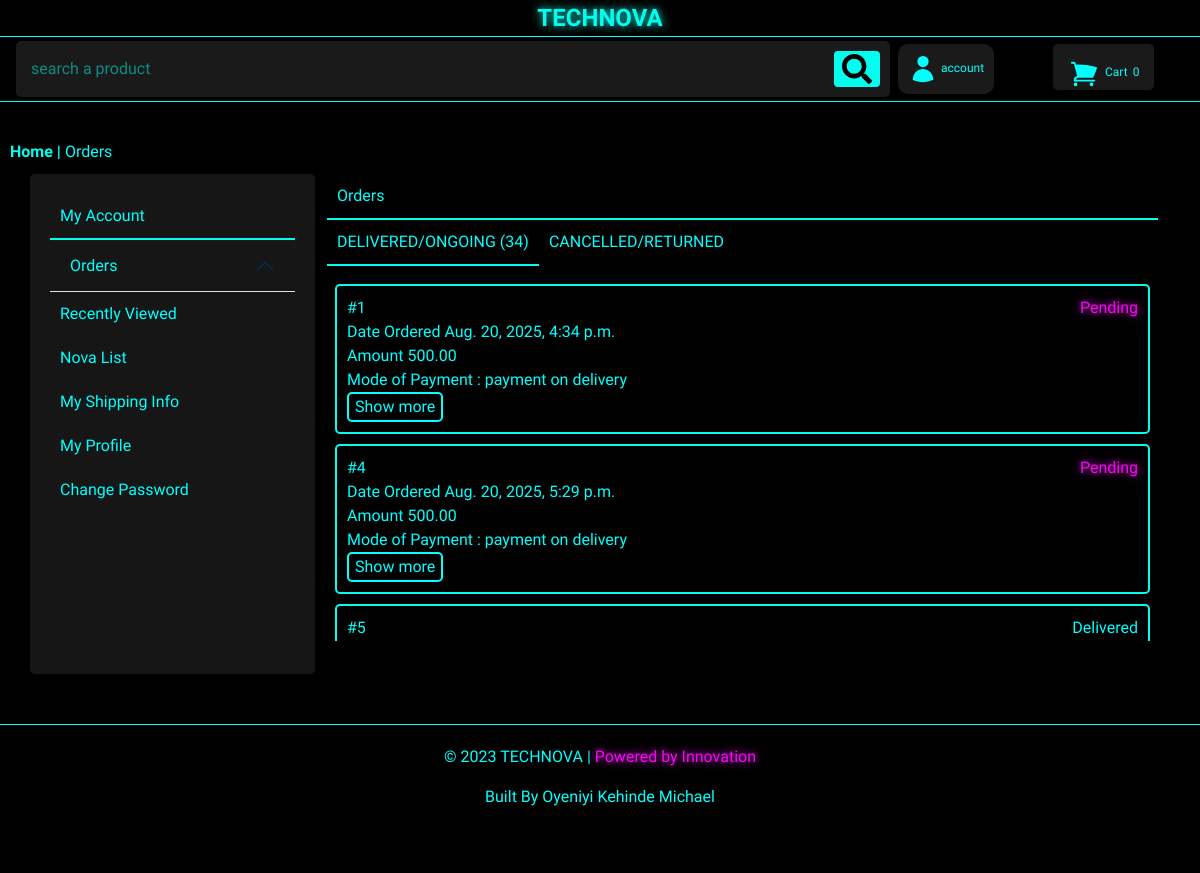
The app's page /store/orders/ with its own data.
### storefront/models.py (models this page shows, shortened)
class Order(models.Model):
    user = models.ForeignKey(User,on_delete=models.CASCADE,null=True)
    phone = models.CharField(max_length=11)
    shipping_address = models.TextField(max_length=600)
    amount_paid = models.DecimalField(max_digits=7,decimal_places=2)
    date_ordered = models.DateTimeField(auto_now_add=True)
    mode = models.CharField(max_length=100)
    shipped = models.BooleanField(default=False)

### storefront/views.py (the view)
# urls.py: path('orders/',orders, name='storefront_orders'),
def orders(request):
    orders = Order.objects.all()
    condition =True
    if request.method == "POST":
        condition = False
        orders = Order.objects.filter(shipped=False)
        return redirect("storefront_orders")
    context = {"orders":orders,
               "condition":condition}
    return render(request,"storefront/orders.html",context)

### storefront/cart.py (called while the page is built)
    def __len__(self):
        return len(self.cart)

### storefront/context_processors.py (called while the page is built)
def cart(request):
    return {'cart': CartManager(request)}

### authentication/templates/storefront/orders.html (shortened to what this page needs)
{% extends 'storefront/settings_base.html' %}
{% block breadcrumbs %}
<a href="{% url 'storefront_home' %}" class="nav-links">Home</a>
<span style="font-weight: bold;"> | </span>
<span style="color: cyan;">Orders</span>
{% endblock breadcrumbs %}
{% block content %}
<div class="col-md-6 col-lg-9" style="height: 500px;">
             <div class="custom-card-order">
    <div class="custom-card-head">Orders</div>
    <div class="controls d-flex">
      <div class="custom-card-subhead underline">DELIVERED/ONGOING ({{ orders|length }})</div>
      <div class="custom-card-subhead">CANCELLED/RETURNED</div>
    </div>
    <div class="orders p-2">
      {% if condition %}
         {% for order in orders %}
         <div class="order">
            {% if order.shipped %}
            <div style="float: right;">Delivered</div>
            {% else %}
            <div style="float: right;" class="neon-pink">Pending</div>
            {% endif %}
            <span>#{{order.id}}</span>
            <div>Date Ordered {{ order.date_ordered }}</div>
            <div>Amount {{ order.amount_paid }}</div>
            <div>Mode of Payment : payment on delivery </div>
            <button>Show more</button>
         </div>
         {% endfor %}
      {% endif %}
    </div>
 </div>
        </div>
{% endblock content %}

### authentication/static/storefront/style2.css (style rules this page uses)
* { font-family: 'Orbitron', sans-serif; color: cyan; }
:root { --black: #000000; --cyan: #00FFEE; --pink: #FF00FF; --white: #FFFFFF; --cs-gray: #1A1A1A; --discover:#3b383866; }
body { font-family: 'Roboto', sans-serif !important; background-color: var(--black) !important; color: var(--white); margin: 0; padding: 0; overflow-x: hidden; }
.nav-links { color: var(--cyan); font-weight: bold; text-transform: capitalize; text-decoration: none; }
.neon-pink { color: var(--pink); text-shadow: 0 0 10px var(--pink); }
.custom-card-head { padding: 10px; border-bottom: 2px solid #00FFEE; }
.custom-card-subhead { padding: 10px; cursor: pointer; }
.underline { border-bottom: 2px solid #00FFEE; }
.order { border: 2px solid #00FFEE; padding: 10px; border-radius: 5px; margin: 10px 0px 10px 0px; }
.order button { background: transparent; border: 2px solid; border-radius: 5px; }
.orders { overflow-y: scroll; height: 75%; }
.custom-card-order { height: 100%; }

### records on screen
Order: shipped "Pending", id "1", date_ordered "Aug. 20, 2025, 4:34 p.m.", amount_paid "500.00"
Order: shipped "Pending", id "4", date_ordered "Aug. 20, 2025, 5:29 p.m.", amount_paid "500.00"
Order: shipped "Delivered", id "5"

### other values on screen
{{ cart|length }} "0"
{{ orders|length }} "34"
